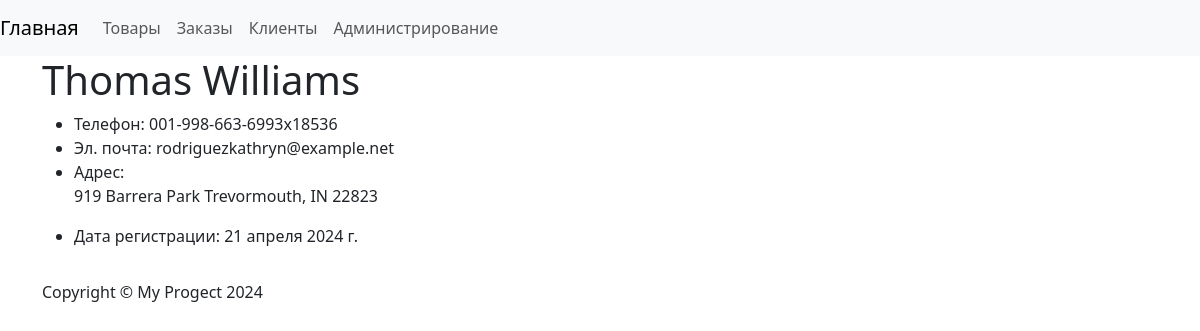
Screenshot of /customers/1/ with the database file from the repository.
### customers/models.py (models this page shows, shortened)
class Customer(models.Model):
    name = models.CharField(max_length=255, verbose_name='Имя клиента')
    email = models.EmailField(verbose_name='Почтовый адрес')
    phone_number = models.CharField(max_length=15, verbose_name='Номер телефона')
    address = models.TextField(verbose_name='Адрес')
    registration_date = models.DateField(auto_now_add=True, verbose_name='Дата регистрации')
    class Meta:
        verbose_name = 'Клиент'
        verbose_name_plural = 'Клиенты'

### customers/views.py (the view)
# urls.py: path('<int:customer_id>/', fetch_customer, name='customer_view'),
def fetch_customer(request, customer_id):
    customer = get_object_or_404(Customer, pk=customer_id)
    return render(request, 'customers/customer_detail.html', {'customer': customer})

### customers/templates/customers/customer_detail.html (shortened to what this page needs)
{% extends 'base.html' %}
{% block content %}
    <h1>{{ customer.name }}</h1>
    <ul>
        <li>Телефон: {{ customer.phone_number }}</li>
        <li>Эл. почта: {{ customer.email }}</li>
        <li>Адрес: <br>
            <p>{{ customer.address }}</p>
        </li>
        <li>Дата регистрации: {{ customer.registration_date }}</li>
    </ul>
{% endblock %}

### rows the page displays
Customer: name "Thomas Williams", phone_number "001-998-663-6993x18536", email "rodriguezkathryn@example.net", address "919 Barrera Park Trevormouth, IN 22823", registration_date "21 апреля 2024 г."
